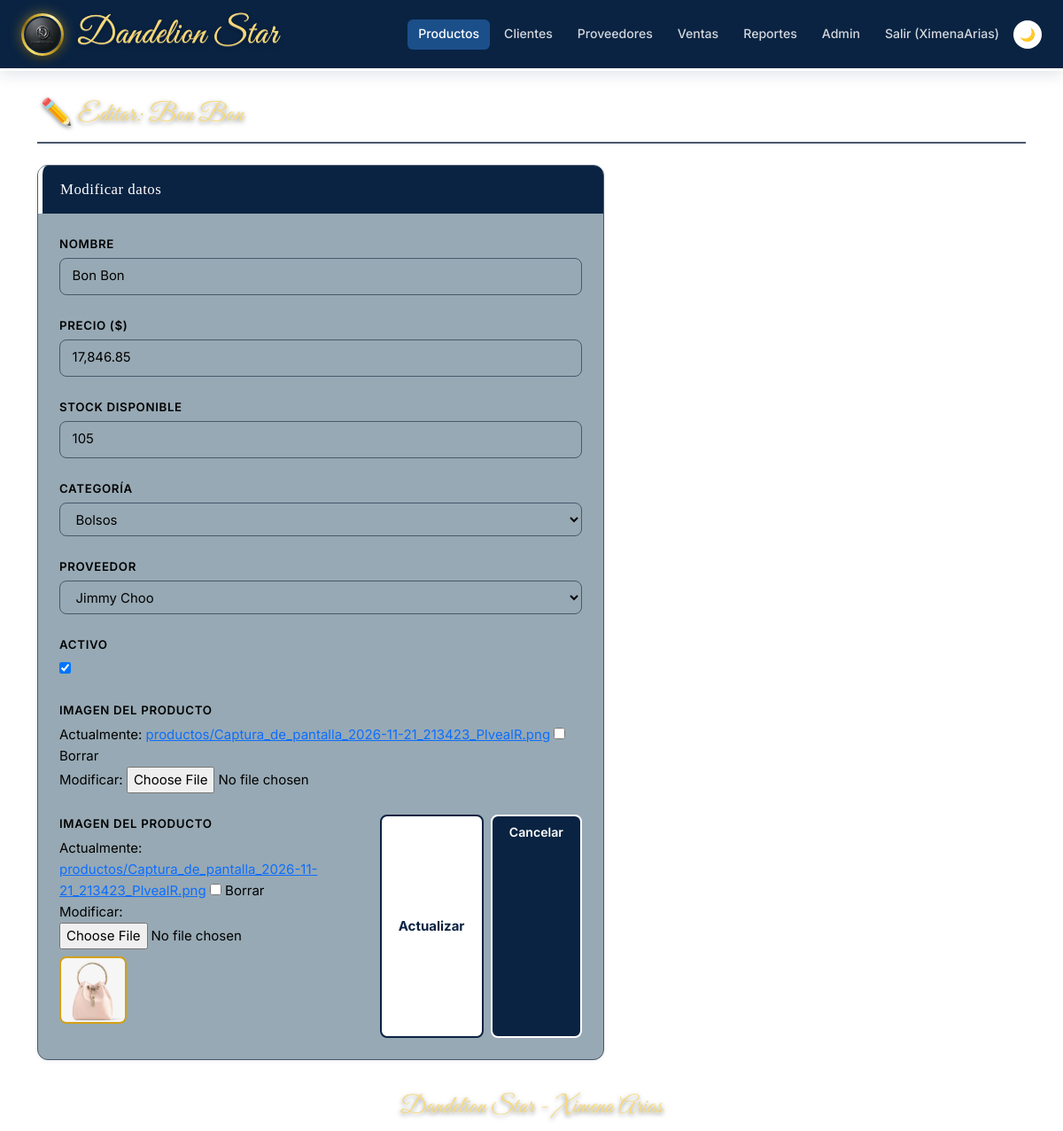
The app's page /productos/13/editar/ (signed in) with its own data.
### productos/models.py (models this page shows, shortened)
class Producto(models.Model):
    nombre = models.CharField(
        max_length=200, verbose_name='Nombre'
    )
    precio = models.DecimalField(
        max_digits=10,
        decimal_places=2,
        validators=[MinValueValidator(Decimal('0.00'))],
        verbose_name='Precio ($)',
        help_text='El precio no puede ser negativo.'
    )
    stock = models.IntegerField(
        default=0,
        validators=[MinValueValidator(0)],
        verbose_name='Stock disponible'
    )
    categoria = models.ForeignKey(
        Categoria,
        on_delete=models.PROTECT,
        related_name='productos',
        verbose_name='Categoría'
    )
    proveedor = models.ForeignKey(
        Proveedor,
        on_delete=models.SET_NULL,
        null=True,
        blank=True,
        related_name='productos',
        verbose_name='Proveedor'
    )
    imagen = models.ImageField(
        upload_to='productos/',
        null=True,
        blank=True,
        verbose_name='Imagen del producto',
        help_text='Formatos permitidos: JPEG, PNG, WEBP. Máximo 5 MB.'
    )
    activo = models.BooleanField(
        default=True, verbose_name='Activo'
    )
    creado = models.DateTimeField(
        auto_now_add=True, verbose_name='Fecha de registro'
    )
    class Meta:
        verbose_name = 'Producto'
        verbose_name_plural = 'Productos'
        ordering = ['nombre']

### productos/views.py (the view, shortened to what this page needs)
# urls.py: path('<int:pk>/editar/', views.ProductoUpdateView.as_view(), name='editar'),
class ProductoUpdateView(ERPAuthPermissionMixin, UpdateView):
    model = Producto
    form_class = ProductoForm
    template_name = 'productos/editar.html'
    permission_required = 'productos.change_producto'
    raise_exception = True
    success_url = reverse_lazy('productos:lista')

### configuracion/context_processors.py (called while the page is built)
def config_erp(request):
    return {'config_erp': ConfiguracionERP.get_instance()}

### configuracion/models.py (called while the page is built)
    @classmethod
    def get_instance(cls) -> 'ConfiguracionERP':
        obj, _ = cls.objects.get_or_create(
            pk=1,
            defaults={
                'nombre_empresa': 'Mi Empresa ERP',
                'moneda':         'MXN',
                'iva_porcentaje': Decimal('16.00'),
            }
        )
        return obj

### core/mixins.py (called while the page is built)
    def has_permission(self):
        user = self.request.user
        if not user.is_authenticated:
            return False
        if user.is_superuser or user.groups.exists() or user.user_permissions.exists():
            return super().has_permission()
        return True

### productos/models.py (called while the page is built)
    def __str__(self) -> str:
        return self.nombre

### productos/variantes_hooks.py (called while the page is built, shortened)
    def __call__(self, request):
        _thread_locals.request = request
        try:
            response = self.get_response(request)
        finally:
            _thread_locals.request = None
        return response

### proveedores/models.py (called while the page is built)
    def __str__(self) -> str:
        return self.nombre

### productos/templates/productos/editar.html (shortened to what this page needs)
{% extends "base.html" %}
{% block nav_productos %}active{% endblock %}
{% block content %}
<div class="erp-page-title">
    <h2>✏️ Editar: {{ producto.nombre }}</h2>
</div>
<div class="erp-card" style="max-width:640px;">
    <div class="erp-card-header">Modificar datos</div>
    <form method="post" style="margin-top:.5rem;" enctype="multipart/form-data">
        {% for field in form %}
        <div class="mb-4">
            <label class="erp-label">{{ field.label }}</label>
            {{ field }}
        </div>
        {% endfor %}
        <div class="d-flex gap-2 mt-3">
    <div class="mb-3">
        <label class="erp-label">Imagen del producto</label>
        {{ form.imagen }}
        {% if form.instance.imagen %}
            <div class="mt-2"><img src="{{ form.instance.imagen.url }}" style="width:76px;height:76px;object-fit:cover;border-radius:8px;border:2px solid var(--clr-amber);"></div>
        {% endif %}
    </div>
            <button type="submit" class="btn-erp-gold">Actualizar</button>
            <a href="{% url 'productos:detalle' producto.pk %}"
               class="btn-erp-primary">Cancelar</a>
        </div>
    </form>
</div>
{% endblock %}

### templates/base.html (shortened to what this page needs)
{% load static %}
<!DOCTYPE html>
<html lang="es" data-theme="light">
<head>
    <link href="https://cdn.jsdelivr.net/npm/bootstrap@5.3.0/dist/css/bootstrap.min.css"
          rel="stylesheet">
<link id="ds-global-theme-font-css" rel="stylesheet" href="/static/css/ds_global_theme_font.css?v=oro4">
<link id="ds-prod-variantes-css" rel="stylesheet" href="/static/css/ds_producto_variantes.css?v=3">
</head>
<body>
<nav class="erp-navbar">
    <a class="erp-brand" href="/">
    <span class="erp-medallion" style="width:48px;height:48px;" title="Haz clic para ver el logo">
        <img src="{% static 'img/logo.png' %}" alt="Logo Dandelion Star">
    </span>
    <span class="ds-palacio-nav">Dandelion Star</span>
</a>
    <div class="erp-nav-links">
        <a href="{% url 'productos:lista' %}"
           class="erp-nav-link {% block nav_productos %}{% endblock %}">Productos</a>
        <a href="{% url 'clientes:lista' %}"
           class="erp-nav-link {% block nav_clientes %}{% endblock %}">Clientes</a>
        <a href="{% url 'proveedores:lista' %}"
           class="erp-nav-link {% block nav_proveedores %}{% endblock %}">Proveedores</a>
        <a href="{% url 'ventas:lista' %}"
           class="erp-nav-link {% block nav_ventas %}{% endblock %}">Ventas</a>
        <a href="{% url 'reportes:lista' %}"
           class="erp-nav-link {% block nav_reportes %}{% endblock %}">Reportes</a>
        <a href="/admin/" class="erp-nav-link">Admin</a>
        {% if user.is_authenticated %}
            <a href="/accounts/logout/" class="erp-nav-link">
                Salir ({{ user.username }})
            </a>
        {% else %}
            <a href="/accounts/login/" class="erp-nav-link">Entrar</a>
        {% endif %}
        <button class="theme-toggle" id="themeBtn" title="Modo claro/oscuro">🌙</button>
    </div>
</nav>
<main class="erp-main">
    <div class="container">
        {% block content %}{% endblock %}
    </div>
</main>
<footer class="erp-footer">
    Dandelion Star - Ximena Arias
</footer>
</body>
</html>

### records on screen
Producto: nombre "Bon Bon", form "Bon Bon" "17,846.85" "105" "Bolsos" "Jimmy Choo" "☑", instance.imagen (picture)

### other values on screen
{{ user.username }} "XimenaArias"
{{ field.label }} "NOMBRE" "PRECIO ($)" "STOCK DISPONIBLE" "CATEGORÍA" "PROVEEDOR" "ACTIVO" "IMAGEN DEL PRODUCTO"
